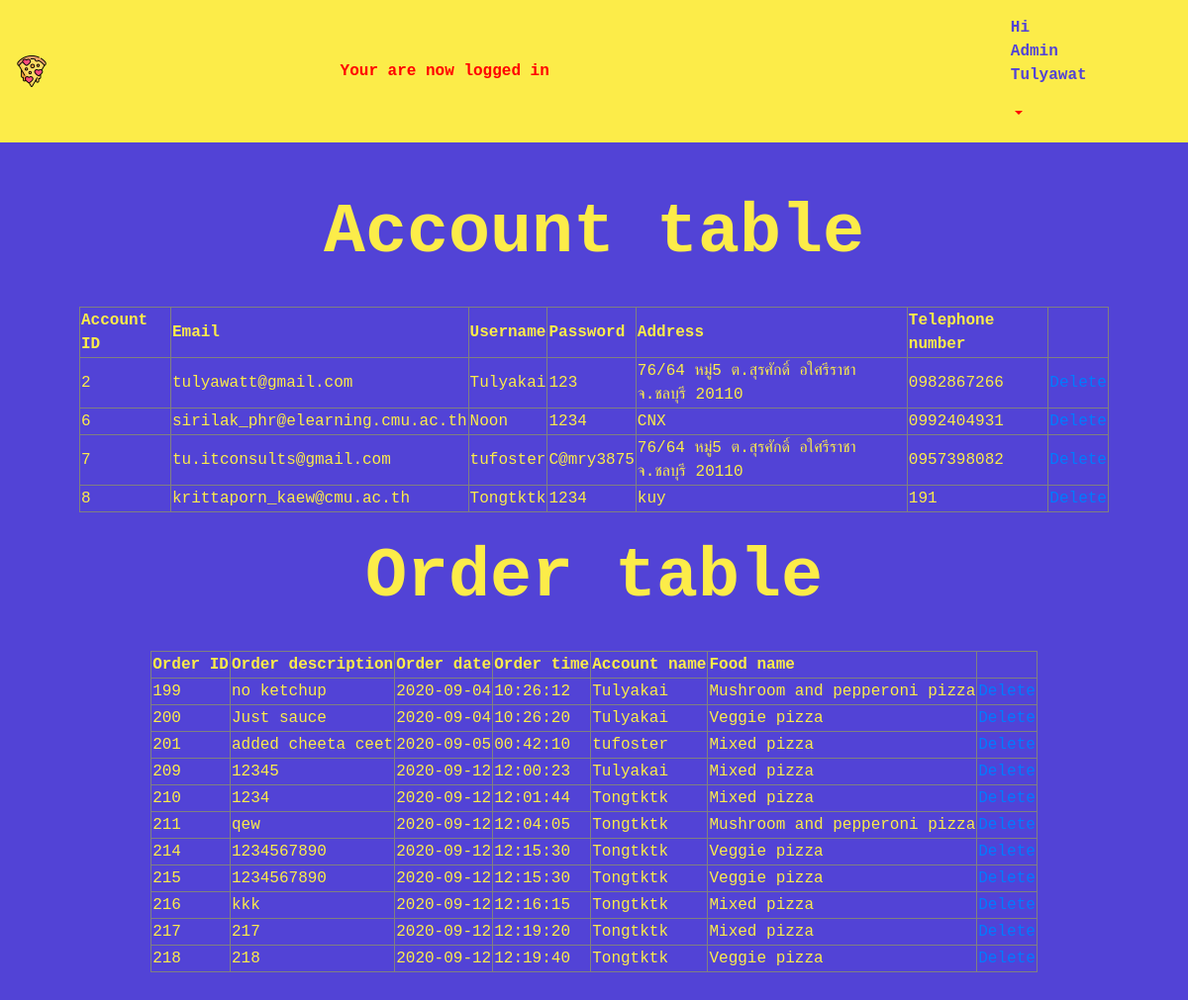
Screenshot of /admin_page.php (signed in) with the database file from the repository.
### tables this page shows
CREATE TABLE `accounts` (
  `Account_ID` int(11) NOT NULL,
  `email` varchar(100) NOT NULL,
  `username` varchar(20) NOT NULL,
  `password` varchar(20) NOT NULL,
  `address` varchar(200) NOT NULL,
  `tel_num` varchar(15) NOT NULL
);

CREATE TABLE `orders` (
  `Order_ID` int(11) NOT NULL,
  `Order_description` varchar(200) DEFAULT NULL,
  `Order_date` date NOT NULL DEFAULT current_timestamp(),
  `Order_time` time NOT NULL DEFAULT current_timestamp(),
  `Account_ID` int(11) DEFAULT NULL,
  `Food_ID` int(11) DEFAULT NULL
);

CREATE TABLE `foods` (
  `Food_ID` int(11) NOT NULL,
  `Food_type` varchar(50) NOT NULL
);

### admin_page.php (the view, shortened to what this page needs)
<!doctype html>
<html lang="en">
<head>
    <link rel="stylesheet" href="https://maxcdn.bootstrapcdn.com/bootstrap/4.0.0/css/bootstrap.min.css"
>
    <link rel="stylesheet" href="history_and_update.css">
</head>
<body data-spy="scroll" data-target=".navbar" data-offset="20">
    <nav class="navbar navbar-expand-lg sticky-top">
        <a class="navbar-brand" href="#">
            <?php
                $imgUrl = "assets/pizza.png";
            ?>
            <img src="<?= $imgUrl; ?>" />
        </a>
        <div class="collapse navbar-collapse" id="navbarSupportedContent">
            <?php if (isset($_SESSION['success'])) : ?>
            <div class="success">
                <a style="color:red; margin-right:450px;">
                    <?php
                            echo $_SESSION['success'];
                        ?>
                </a>
            </div>
            <?php endif ?>
            <div class="nav-item dropdown" style="margin-right: 8%; width:8%; height:auto;">
                <a class="nav-link dropdown-toggle" href="#" id="navbarDropdown" role="button" data-toggle="dropdown"
                    aria-haspopup="true" aria-expanded="false" style="color:red;">
                    <p style="color: #5243d6;">Hi Admin <strong>
                            <?php echo $_SESSION['name']; ?></strong>
                    </p>
                </a>
            </div>
        </div>
    </nav>
    <section class="container">
        <center>
            <h1 style="font-size: 70px; font-weight:bold;">Account table</h1>
            <?php
        $con = mysqli_connect('localhost','root','','yuzu pizza');
        $result = mysqli_query($con, "SELECT * FROM accounts");
        echo "<table border='1px' padding='10px'>
        <tr>
            <th>Account ID</th>
            <th>Email</th>
            <th>Username</th>
            <th>Password</th>
            <th>Address</th>
            <th>Telephone number</th>
            <th></th>
        </tr>";
        while($row = mysqli_fetch_array($result)) {
            echo "<tr>";
            echo "<td>" . $row['Account_ID'] . "</td>";
            echo "<td>" . $row['email'] . "</td>";
            echo "<td>" . $row['username'] . "</td>";
            echo "<td>" . $row['password'] . "</td>";
            echo "<td>" . $row['address'] . "</td>";
            echo "<td>" . $row['tel_num'] . "</td>";
            echo "<td><a href='userdel.php?Account_ID=$row[Account_ID]'>Delete</a></td>";
            echo "</tr>";
        }
        echo "</table>";
        ?>
            <h1 style="font-size: 70px; font-weight:bold;">Order table</h1>
            <?php
        $result = mysqli_query($con, "SELECT * FROM orders INNER JOIN accounts ON orders.Account_ID = accounts.Account_ID INNER JOIN foods ON orders.Food_ID = foods.Food_ID ORDER BY Order_ID ASC");
        echo "<table border='1px'>
        <tr>
            <th>Order ID</th>
            <th>Order description</th>
            <th>Order date</th>
            <th>Order time</th>
            <th>Account name</th>
            <th>Food name</th>
            <th></th>
        </tr>";
        while($row = mysqli_fetch_array($result)) {
            echo "<tr>";
            echo "<td>" . $row['Order_ID'] . "</td>";
            echo "<td>" . $row['Order_description'] . "</td>";
            echo "<td>" . $row['Order_date'] . "</td>";
            echo "<td>" . $row['Order_time'] . "</td>";
            echo "<td>" . $row['username'] . "</td>";
            echo "<td>" . $row['Food_type'] . "</td>";
            echo "<td><a href='userdel.php?Order_ID=$row[Order_ID]'>Delete</a></td>";
            echo "</tr>";
        }
        echo "</table>";
        ?>
        </center>
    </section>
</body>
</html>

### history_and_update.css (style rules this page uses)
html { scroll-behavior: smooth; }
body { background-color:#5243d6; font-family: 'Courier New', Courier, monospace; color: #fcec49; }
nav { background-color:#fcec49; font-weight: bold; }
.container { padding: 50px ; }

### rows the page displays
accounts: Account_ID "2", email "tulyawatt@gmail.com", username "Tulyakai", password "123", address "76/64 หมู่5 ต.สุรศักดิ์ อใศรีราชา จ.ชลบุรี 20110", tel_num "0982867266"
accounts: Account_ID "6", email "sirilak_phr@elearning.cmu.ac.th", username "Noon", password "1234", address "CNX", tel_num "0992404931"
accounts: Account_ID "7", email "tu.itconsults@gmail.com", username "tufoster", password "C@mry3875", address "76/64 หมู่5 ต.สุรศักดิ์ อใศรีราชา จ.ชลบุรี 20110", tel_num "0957398082"
accounts: Account_ID "8", email "krittaporn_kaew@cmu.ac.th", username "Tongtktk", password "1234", address "kuy", tel_num "191"
orders: Order_ID "199", Order_description "no ketchup", Order_date "2020-09-04", Order_time "10:26:12", Account_ID.username "Tulyakai", Food_ID.Food_type "Mushroom and pepperoni pizza"
orders: Order_ID "200", Order_description "Just sauce", Order_date "2020-09-04", Order_time "10:26:20", Account_ID.username "Tulyakai", Food_ID.Food_type "Veggie pizza"
orders: Order_ID "201", Order_description "added cheeta ceet", Order_date "2020-09-05", Order_time "00:42:10", Account_ID.username "tufoster", Food_ID.Food_type "Mixed pizza"
orders: Order_ID "209", Order_description "12345", Order_date "2020-09-12", Order_time "12:00:23", Account_ID.username "Tulyakai", Food_ID.Food_type "Mixed pizza"
orders: Order_ID "210", Order_description "1234", Order_date "2020-09-12", Order_time "12:01:44", Account_ID.username "Tongtktk", Food_ID.Food_type "Mixed pizza"
orders: Order_ID "211", Order_description "qew", Order_date "2020-09-12", Order_time "12:04:05", Account_ID.username "Tongtktk", Food_ID.Food_type "Mushroom and pepperoni pizza"
orders: Order_ID "214", Order_description "1234567890", Order_date "2020-09-12", Order_time "12:15:30", Account_ID.username "Tongtktk", Food_ID.Food_type "Veggie pizza"
orders: Order_ID "215", Order_description "1234567890", Order_date "2020-09-12", Order_time "12:15:30", Account_ID.username "Tongtktk", Food_ID.Food_type "Veggie pizza"
orders: Order_ID "216", Order_description "kkk", Order_date "2020-09-12", Order_time "12:16:15", Account_ID.username "Tongtktk", Food_ID.Food_type "Mixed pizza"
orders: Order_ID "217", Order_description "217", Order_date "2020-09-12", Order_time "12:19:20", Account_ID.username "Tongtktk", Food_ID.Food_type "Mixed pizza"
orders: Order_ID "218", Order_description "218", Order_date "2020-09-12", Order_time "12:19:40", Account_ID.username "Tongtktk", Food_ID.Food_type "Veggie pizza"

### other values shown
$_SESSION['success'] "Your are now logged in"
$_SESSION['name'] "Tulyawat"
